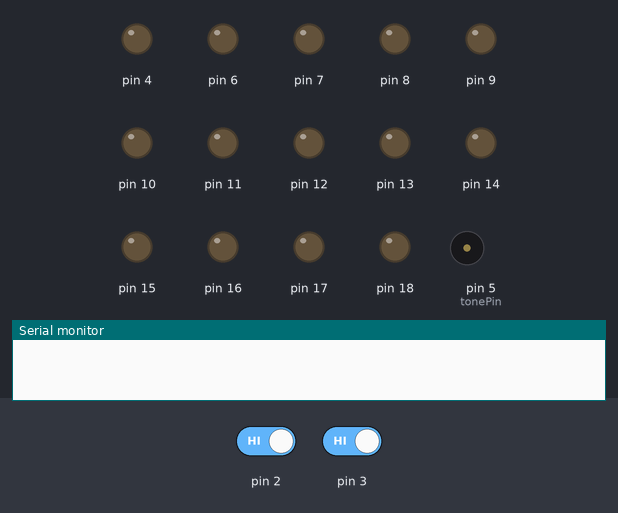
The sketch below on a simulated Arduino Uno, built with avr-gcc and run on an emulated ATmega328P. Parts: output pins drawn as LEDs (lit = HIGH), buzzer (waves = sounding), the last lines printed to the serial monitor. The test bench sets the inputs (shaded band); at power-on: pin 2 HIGH, pin 3 HIGH. Sleep ends after the set time or at an interrupt.

Above: at 2.2 s.
2.3 s: pin 2 driven LOW
At 2.42 s:
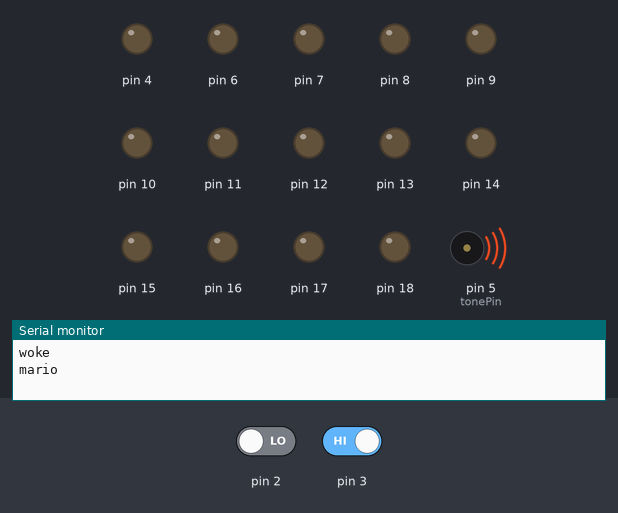
5.3 s: pin 3 driven LOW
At 6.6 s:
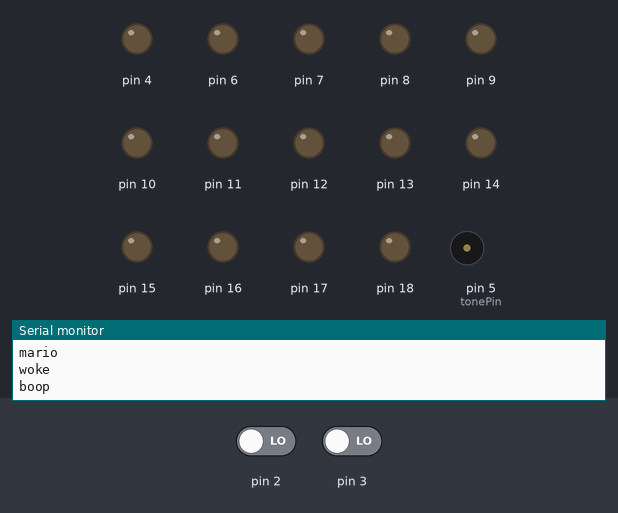
Timing chart, 0 to 8.3 s (numbered marks = the images above; inputs shaded):
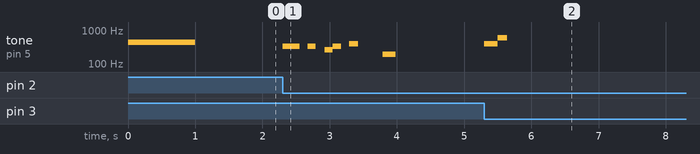

The sketch:

music.ino
```cpp
#include <avr/sleep.h>

bool marioFlag = false;
bool boopFlag = false;

int tonePin = 5;
float tF;

void setup() {
  //CLKPR = 0x80;
  //CLKPR = 0x01;
  for(int i = 0; i < 20; i++){
    pinMode(i, OUTPUT);
  }
  Serial.begin(9600);
  tF = pow(2, CLKPR);
  pinMode(2, INPUT);
  pinMode(3, INPUT);
  pinMode(tonePin, OUTPUT);
  tone(tonePin, 440 * tF);
  delay(1000 / tF);
  noTone(tonePin);
  attachInterrupt(digitalPinToInterrupt(2), [](){
    marioFlag = true;
  }, FALLING);
  attachInterrupt(digitalPinToInterrupt(3), [](){
    boopFlag = true;
  }, FALLING);
}
void loop() {
  delay(1000);
  sleep_enable();
  set_sleep_mode(SLEEP_MODE_PWR_DOWN);
  sleep_cpu();
  Serial.println("woke");
  if(marioFlag){
    Serial.println("mario");
    mario();
    marioFlag = false;
  }
  else if(boopFlag){
    Serial.println("boop");
    boop();
    boopFlag = false;
  }

  delay(1);
}
void boop() {
  float factor = 0.4;
  float tuning = 1;
  tuning = tuning * tF;
  factor /= tF;
  tone(tonePin, 400 * tuning);
  delay(500 * factor);
  tone(tonePin, 600 * tuning);
  delay(350 * factor);
  noTone(tonePin);
}
void song() {
  float factor = 2;
  float tuning = 0.7;
  tuning = tuning * tF;
  factor /= tF;
  delay(0 * factor);
  tone(tonePin, round(tuning * 440 * pow(2, (75 - 69) / 12.0)));
  delay(65 * factor);
  noTone(tonePin);
  delay(31 * factor);
  tone(tonePin, round(tuning * 440 * pow(2, (74 - 69) / 12.0)));
  delay(65 * factor);
  noTone(tonePin);
  delay(31 * factor);
  tone(tonePin, round(tuning * 440 * pow(2, (73 - 69) / 12.0)));
  delay(17 * factor);
  noTone(tonePin);
  delay(31 * factor);
  tone(tonePin, round(tuning * 440 * pow(2, (74 - 69) / 12.0)));
  delay(17 * factor);
  noTone(tonePin);
  delay(31 * factor);
  tone(tonePin, round(tuning * 440 * pow(2, (73 - 69) / 12.0)));
  delay(17 * factor);
  noTone(tonePin);
  delay(31 * factor);
  tone(tonePin, round(tuning * 440 * pow(2, (72 - 69) / 12.0)));
  delay(17 * factor);
  noTone(tonePin);
  delay(31 * factor);
  tone(tonePin, round(tuning * 440 * pow(2, (71 - 69) / 12.0)));
  delay(65 * factor);
  noTone(tonePin);
  delay(31 * factor);
  tone(tonePin, round(tuning * 440 * pow(2, (70 - 69) / 12.0)));
  delay(65 * factor);
  noTone(tonePin);
  delay(31 * factor);
  tone(tonePin, round(tuning * 440 * pow(2, (69 - 69) / 12.0)));
  delay(65 * factor);
  noTone(tonePin);
  delay(31 * factor);
  tone(tonePin, round(tuning * 440 * pow(2, (70 - 69) / 12.0)));
  delay(65 * factor);
  noTone(tonePin);
  delay(31 * factor);
  tone(tonePin, round(tuning * 440 * pow(2, (72 - 69) / 12.0)));
  delay(65 * factor);
  noTone(tonePin);
  delay(31 * factor);
  tone(tonePin, round(tuning * 440 * pow(2, (71 - 69) / 12.0)));
  delay(65 * factor);
  noTone(tonePin);
  delay(31 * factor);
  tone(tonePin, round(tuning * 440 * pow(2, (70 - 69) / 12.0)));
  delay(17 * factor);
  noTone(tonePin);
  delay(31 * factor);
  tone(tonePin, round(tuning * 440 * pow(2, (71 - 69) / 12.0)));
  delay(17 * factor);
  noTone(tonePin);
  delay(31 * factor);
  tone(tonePin, round(tuning * 440 * pow(2, (70 - 69) / 12.0)));
  delay(17 * factor);
  noTone(tonePin);
  delay(31 * factor);
  tone(tonePin, round(tuning * 440 * pow(2, (69 - 69) / 12.0)));
  delay(17 * factor);
  noTone(tonePin);
  delay(31 * factor);
  tone(tonePin, round(tuning * 440 * pow(2, (68 - 69) / 12.0)));
  delay(65 * factor);
  noTone(tonePin);
  delay(31 * factor);
  tone(tonePin, round(tuning * 440 * pow(2, (67 - 69) / 12.0)));
  delay(65 * factor);
  noTone(tonePin);
  delay(31 * factor);
  tone(tonePin, round(tuning * 440 * pow(2, (66 - 69) / 12.0)));
  delay(65 * factor);
  noTone(tonePin);
  delay(31 * factor);
  tone(tonePin, round(tuning * 440 * pow(2, (67 - 69) / 12.0)));
  delay(65 * factor);
  noTone(tonePin);
  delay(31 * factor);
  tone(tonePin, round(tuning * 440 * pow(2, (70 - 69) / 12.0)));
  delay(65 * factor);
  noTone(tonePin);
  delay(31 * factor);
  tone(tonePin, round(tuning * 440 * pow(2, (68 - 69) / 12.0)));
  delay(17 * factor);
  noTone(tonePin);
  delay(31 * factor);
  tone(tonePin, round(tuning * 440 * pow(2, (68 - 69) / 12.0)));
  delay(17 * factor);
  noTone(tonePin);
  delay(31 * factor);
  tone(tonePin, round(tuning * 440 * pow(2, (64 - 69) / 12.0)));
  delay(65 * factor);
  noTone(tonePin);
  delay(31 * factor);
  tone(tonePin, round(tuning * 440 * pow(2, (65 - 69) / 12.0)));
  delay(65 * factor);
  noTone(tonePin);
  delay(31 * factor);
  tone(tonePin, round(tuning * 440 * pow(2, (70 - 69) / 12.0)));
  delay(65 * factor);
  noTone(tonePin);
  delay(31 * factor);
  tone(tonePin, round(tuning * 440 * pow(2, (68 - 69) / 12.0)));
  delay(17 * factor);
  noTone(tonePin);
  delay(31 * factor);
  tone(tonePin, round(tuning * 440 * pow(2, (68 - 69) / 12.0)));
  delay(17 * factor);
  noTone(tonePin);
  delay(31 * factor);
  tone(tonePin, round(tuning * 440 * pow(2, (64 - 69) / 12.0)));
  delay(65 * factor);
  noTone(tonePin);
  delay(31 * factor);
  tone(tonePin, round(tuning * 440 * pow(2, (65 - 69) / 12.0)));
  delay(65 * factor);
  noTone(tonePin);
  delay(31 * factor);
  tone(tonePin, round(tuning * 440 * pow(2, (62 - 69) / 12.0)));
  delay(17 * factor);
  noTone(tonePin);
  delay(31 * factor);
  tone(tonePin, round(tuning * 440 * pow(2, (63 - 69) / 12.0)));
  delay(17 * factor);
  noTone(tonePin);
  delay(31 * factor);
  tone(tonePin, round(tuning * 440 * pow(2, (64 - 69) / 12.0)));
  delay(17 * factor);
  noTone(tonePin);
  delay(31 * factor);
  tone(tonePin, round(tuning * 440 * pow(2, (65 - 69) / 12.0)));
  delay(17 * factor);
  noTone(tonePin);
  delay(31 * factor);
  tone(tonePin, round(tuning * 440 * pow(2, (66 - 69) / 12.0)));
  delay(17 * factor);
  noTone(tonePin);
  delay(31 * factor);
  tone(tonePin, round(tuning * 440 * pow(2, (67 - 69) / 12.0)));
  delay(17 * factor);
  noTone(tonePin);
  delay(31 * factor);
  tone(tonePin, round(tuning * 440 * pow(2, (68 - 69) / 12.0)));
  delay(17 * factor);
  noTone(tonePin);
  delay(31 * factor);
  tone(tonePin, round(tuning * 440 * pow(2, (69 - 69) / 12.0)));
  delay(17 * factor);
  noTone(tonePin);
  delay(31 * factor);
  tone(tonePin, round(tuning * 440 * pow(2, (70 - 69) / 12.0)));
  delay(17 * factor);
  noTone(tonePin);
  delay(31 * factor);
  tone(tonePin, round(tuning * 440 * pow(2, (71 - 69) / 12.0)));
  delay(17 * factor);
  noTone(tonePin);
  delay(31 * factor);
  tone(tonePin, round(tuning * 440 * pow(2, (72 - 69) / 12.0)));
  delay(17 * factor);
  noTone(tonePin);
  delay(31 * factor);
  tone(tonePin, round(tuning * 440 * pow(2, (73 - 69) / 12.0)));
  delay(17 * factor);
  noTone(tonePin);
  delay(31 * factor);
  tone(tonePin, round(tuning * 440 * pow(2, (72 - 69) / 12.0)));
  delay(65 * factor);
  noTone(tonePin);
  delay(31 * factor);
  tone(tonePin, round(tuning * 440 * pow(2, (70 - 69) / 12.0)));
  delay(65 * factor);
  noTone(tonePin);

}

void mario() {

  float factor = 1.3;
  float tuning = 0.5;
  tuning = tuning * tF;
  factor /= tF;

  delay(0 * factor);
  tone(tonePin, round(tuning * 440 * pow(2, (76 - 69) / 12.0)));
  delay(98 * factor);
  noTone(tonePin);
  delay(0 * factor);
  tone(tonePin, round(tuning * 440 * pow(2, (76 - 69) / 12.0)));
  delay(96 * factor);
  noTone(tonePin);
  delay(95 * factor);
  tone(tonePin, round(tuning * 440 * pow(2, (76 - 69) / 12.0)));
  delay(94 * factor);
  noTone(tonePin);
  delay(99 * factor);
  tone(tonePin, round(tuning * 440 * pow(2, (72 - 69) / 12.0)));
  delay(96 * factor);
  noTone(tonePin);
  delay(0 * factor);
  tone(tonePin, round(tuning * 440 * pow(2, (76 - 69) / 12.0)));
  delay(94 * factor);
  noTone(tonePin);
  delay(96 * factor);
  tone(tonePin, round(tuning * 440 * pow(2, (79 - 69) / 12.0)));
  delay(98 * factor);
  noTone(tonePin);
  delay(286 * factor);
  tone(tonePin, round(tuning * 440 * pow(2, (67 - 69) / 12.0)));
  delay(145 * factor);
  noTone(tonePin);


}
```

Measured:
- after the input at 2.3 s, tone on pin 5 (tonePin): plays 330 Hz for 0.25 s, 330 Hz for 0.12 s, 262 Hz for 0.12 s, 330 Hz for 0.12 s, 392 Hz for 0.13 s, 196 Hz for 0.19 s, starting at once
- after the input at 5.3 s, tone on pin 5 (tonePin): silent → 400 Hz at once, → 600 Hz 0.20 s later, → silent 0.14 s later
